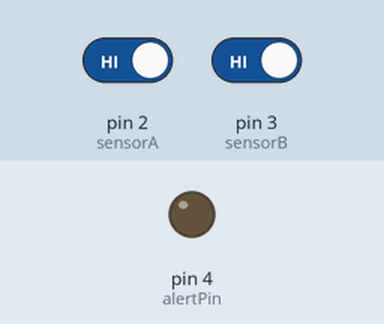
This sketch was run on a simulated Arduino Uno, built with avr-gcc and run on an emulated ATmega328P. Parts: output pins drawn as LEDs (lit = HIGH). Dashed ring = blinking. The test bench sets the inputs (shaded band); at power-on: pin 2 (sensorA) HIGH, pin 3 (sensorB) HIGH. Pins used as bus, display or sensor lines are not drawn; what the sketch prints to the serial monitor is not drawn.

Above: at 1.2 s.
1.3 s: pin 2 (sensorA) driven LOW
At 1.6 s:
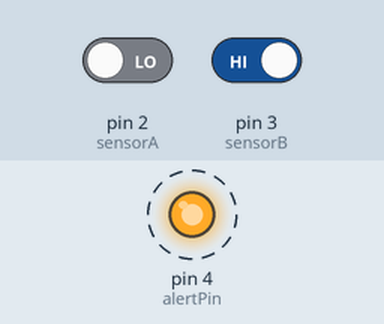
Timing chart, 0 to 4.3 s (numbered marks = the images above; inputs shaded):
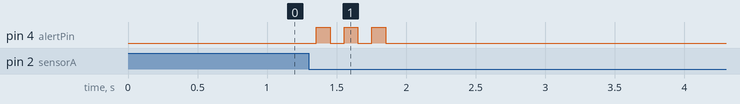

Measured:
- after the input at 1.3 s, pin 4 (alertPin): alternates HIGH for 0.10 s and LOW for 0.10 s, 6 changes in all, then stays LOW, starting after 0.05 s

The sketch:

flow_control.ino
```cpp
#include <SPI.h>
#include <MFRC522.h>

// RFID Configuration
#define SS_PIN 10
#define RST_PIN 9
MFRC522 rfid(SS_PIN, RST_PIN);

// Sensors Configuration
const int sensorA = 2; // Internal sensor
const int sensorB = 3; // External sensor
const int alertPin = 4; // Buzzer or LED

// Variables for logic
bool authorized = false;
unsigned long authTimeout = 5000; // 5 seconds to pass after RFID
unsigned long lastAuthTime = 0;

void setup() {
  Serial.begin(9600);
  SPI.begin();
  rfid.PCD_Init();

  pinMode(sensorA, INPUT);
  pinMode(sensorB, INPUT);
  pinMode(alertPin, OUTPUT);

  Serial.println("System Initialized - Flow Control");
}

void loop() {
  // Check for RFID card
  if (rfid.PICC_IsNewCardPresent() && rfid.PICC_ReadCardSerial()) {
    Serial.println("Authorized Access Detected");
    authorized = true;
    lastAuthTime = millis();
    digitalWrite(alertPin, HIGH);
    delay(200);
    digitalWrite(alertPin, LOW);
    rfid.PICC_HaltA();
  }

  // Reset authorization after timeout
  if (authorized && (millis() - lastAuthTime > authTimeout)) {
    authorized = false;
    Serial.println("Authorization Timed Out");
  }

  // Flow Detection Logic
  if (digitalRead(sensorA) == LOW) { // Someone triggers internal sensor
    delay(50); // Debounce
    if (digitalRead(sensorB) == LOW) {
      // Logic for direction detection can be more complex
      // but here is a simple sequential check
    }

    if (!authorized) {
      triggerAlert();
      Serial.println("ALERT: Unauthorized passage attempt (Internal -> External)");
    } else {
      Serial.println("Authorized passage detected");
      authorized = false;
    }
    while(digitalRead(sensorA) == LOW || digitalRead(sensorB) == LOW); // Wait for clear
  }
}

void triggerAlert() {
  for (int i = 0; i < 3; i++) {
    digitalWrite(alertPin, HIGH);
    delay(100);
    digitalWrite(alertPin, LOW);
    delay(100);
  }
}
```
